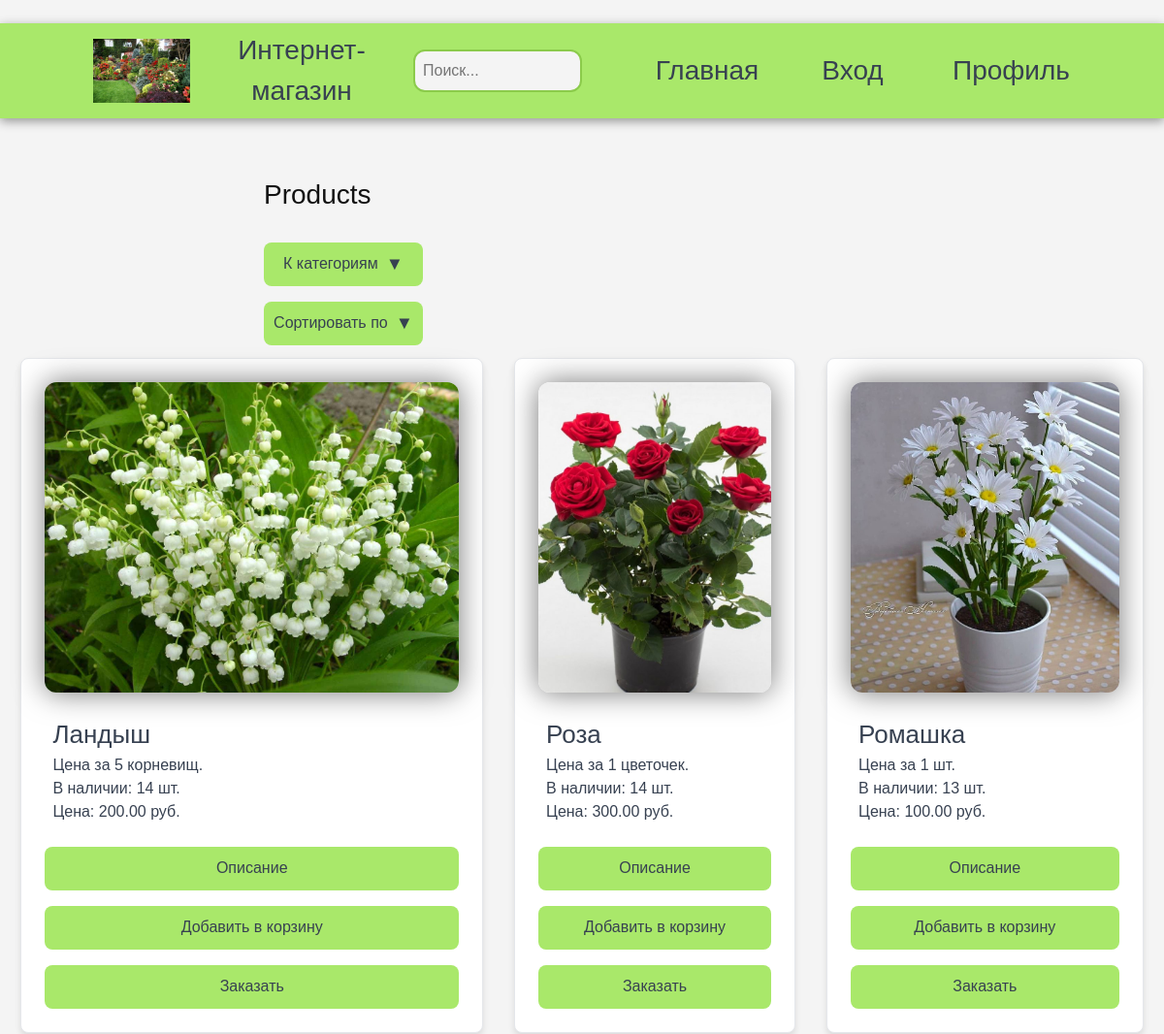
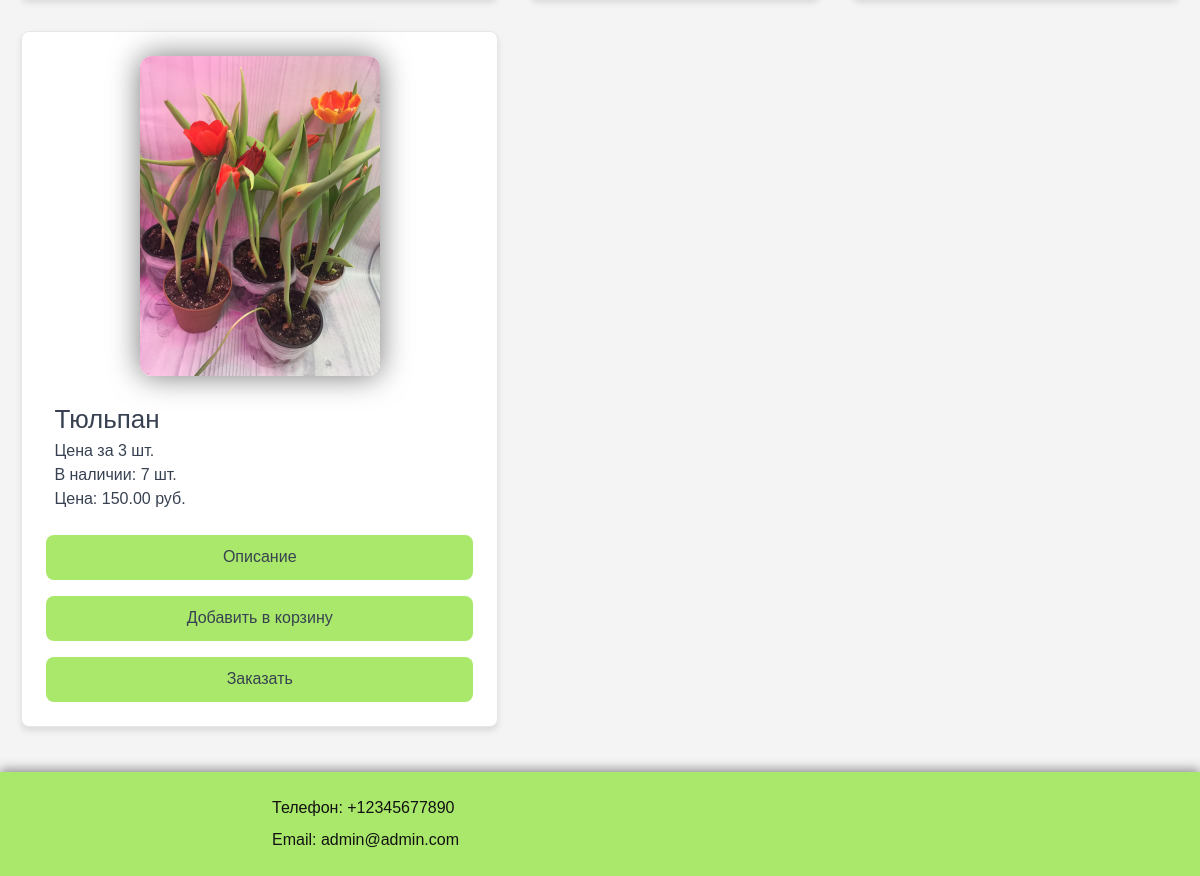
/products/, run on an earlier commit of the app's database (2 pictures, top to bottom).
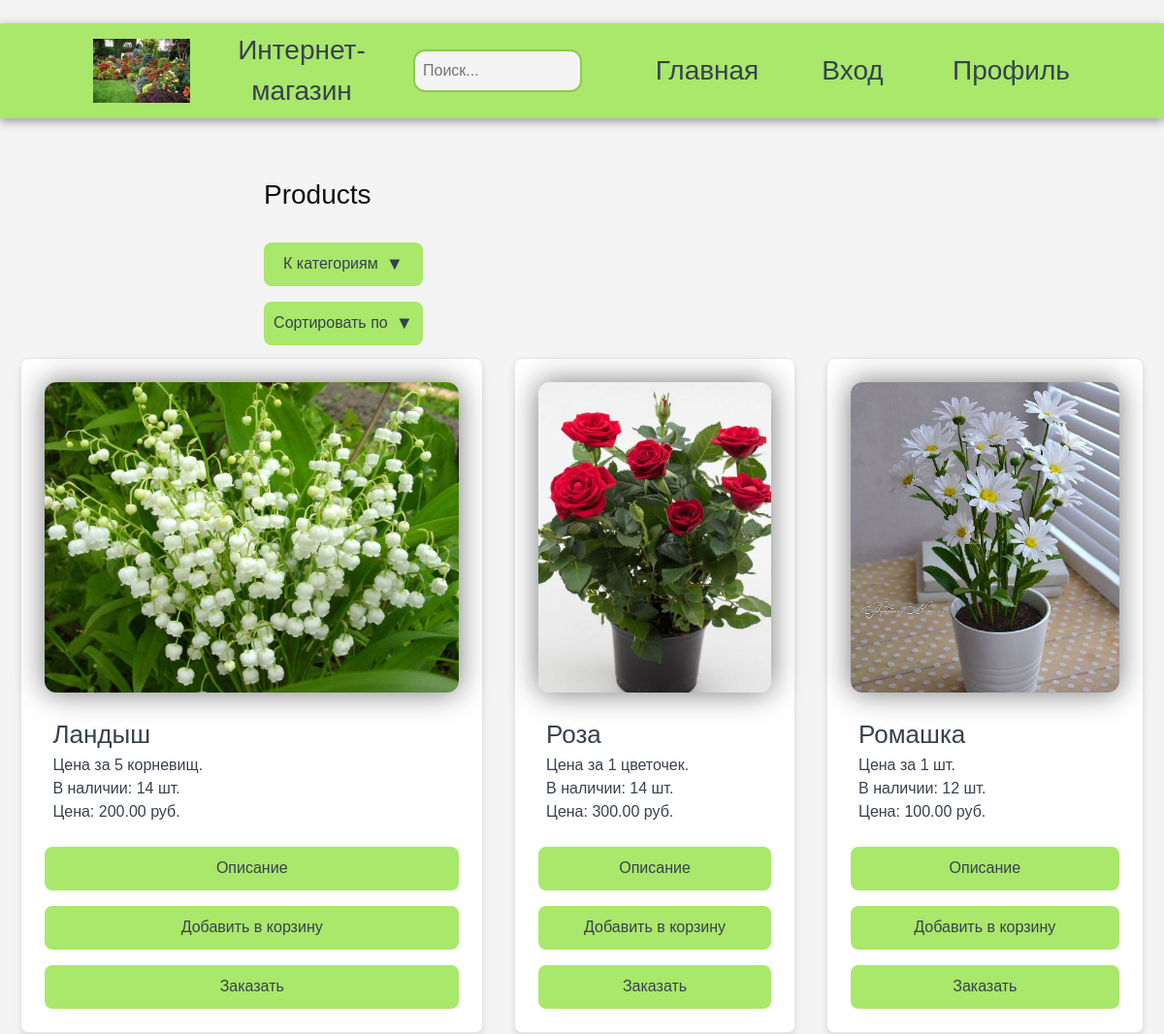
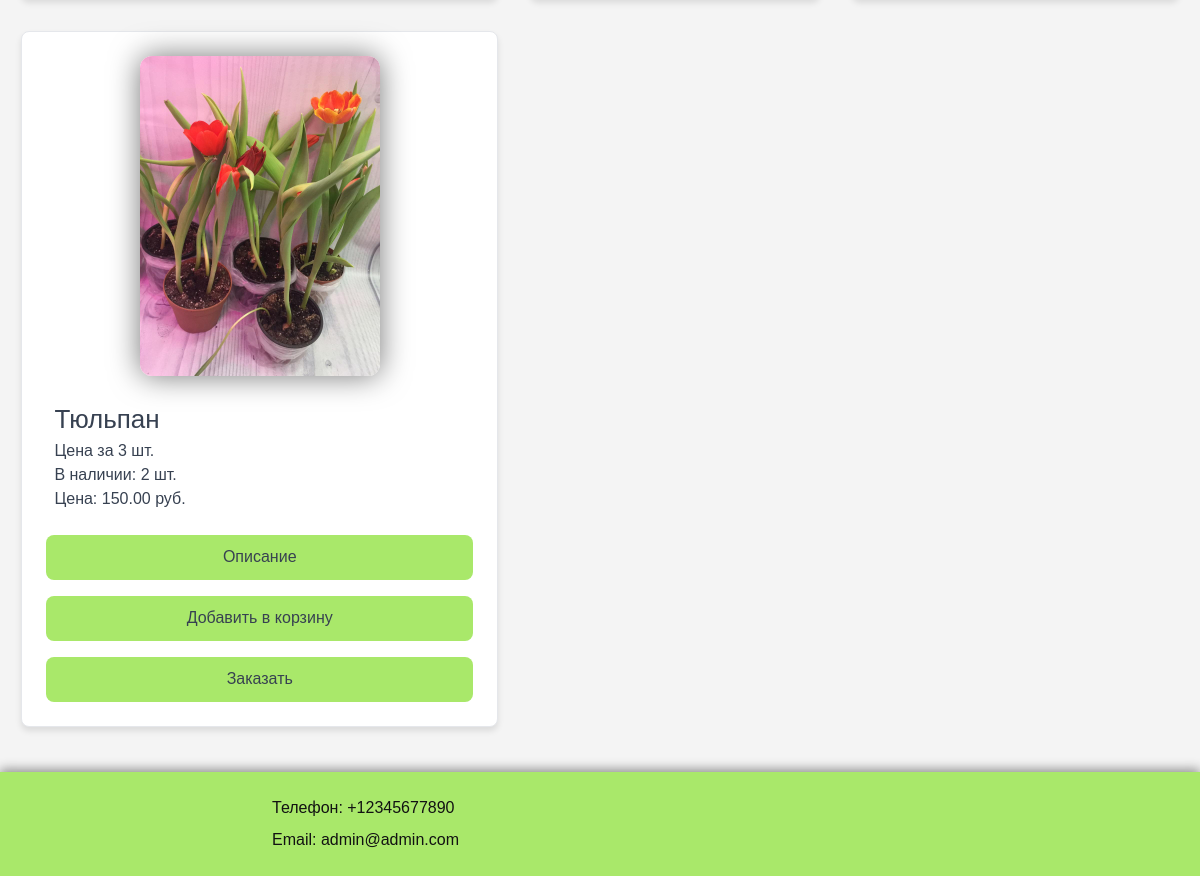
And on a later commit of the database (2 pictures, top to bottom).
### shop/models.py (models this page shows, shortened)
class Product(models.Model):
    category = models.ForeignKey(Category, related_name='products', on_delete=models.CASCADE)
    name = models.CharField(max_length=200, db_index=True)
    slug = models.SlugField(max_length=200, db_index=True)
    image = models.ImageField(upload_to='products/%Y/%m/%d', blank=True)
    short_description = models.TextField(blank=True)
    description = models.TextField(blank=True)
    price = models.DecimalField(max_digits=10, decimal_places=2)
    stock = models.PositiveIntegerField()
    available = models.BooleanField(default=True)
    created = models.DateTimeField(auto_now_add=True)
    updated = models.DateTimeField(auto_now=True)
    class Meta:
        ordering = ('name',)
        index_together = (('id', 'slug'),)
    def get_absolute_url(self):
        return reverse('shop:product_detail',
                        args=[self.id, self.slug])

### shop/views.py (the view)
# urls.py: path('products/', views.product_list, name='product_list'),
def product_list(request, category_slug=None): # товары по категориям + поиск + сортировка по параметру
    category = None
    categories = Category.objects.all()
    query = request.GET.get('query', '').strip()
    sort = request.GET.get('sort')
    products = Product.objects.filter(available=True)
    if category_slug: # Фильтрация по категории
        category = get_object_or_404(Category, slug=category_slug)
        products = products.filter(category=category)
    if query: # Фильтрация по поиску
        products = products.filter(name__icontains=query.capitalize())
    if sort == 'name':
        products = products.order_by('name')
    elif sort == 'price':
        products = products.order_by('price')
    elif sort == 'stock':
        products = products.order_by('-stock')
    return render(request, 'shop/product/list.html', {'products': products, 'category': category, 'categories': categories, 'query': query, 'sort': sort})

### shop/models.py (called while the page is built)
    def get_absolute_url(self):
        return reverse('shop:product_list_by_category',
                        args=[self.slug])

### shop/templates/shop/product/list.html (shortened to what this page needs)
﻿{% extends "shop/base.html" %}
{% load static %}
{% block content %}
<h2>{% if category %}{{ category.name }}{% elif query %}Результаты поиска по запросу: "{{ query }}"{% else %}Products{% endif %}</h2>
<article class="basket-section">
    <form method="get" class="select-custom">
        <label for="category" class="select-label">К категориям <span class="arrow">&#9660</span></label>
    </form>
    <form method="get" class="select-custom">
        <label for="sort" class="select-label">Сортировать по <span class="arrow">&#9660</span></label>
    </form>
</article>
{% if products %}
<div class="list_products">
    {% for product in products %}
    <div class="list_product">
        <a class="list_product_img" href="{{ product.get_absolute_url }}">
            <img src="{% if product.image %}{{ product.image.url }}{% else %}{% static 'img/err.jpg' %}{% endif %}">
        </a>
        <div class="list_product_description">
            <a href="{{ product.get_absolute_url }}">{{ product.name }}</a></br>
            {{ product.short_description }}</br>
            В наличии: {{ product.stock }} шт.</br>
            Цена: {{ product.price }} руб.</br>
        </div>
        <div class="basket-section">
            <form method="post" action="{% url 'shop:product_detail' product.id product.slug %}">
                <button type="submit" class="profil-btn" style="width: 100%; padding: 0 1rem;">Описание</button>
            </form>
            <form method="post" action="{% url 'shop:add_to_cart_or_order' product.id %}">
                <button type="submit" class="profil-btn" style="width: 100%; padding: 0 1rem;">Добавить в корзину</button>
            </form>
            <form method="post" action="{% url 'shop:add_to_cart_or_order' product.id %}">
                <button type="submit" class="profil-btn" style="width: 100%; padding: 0 1rem;">Заказать</button>
            </form>
        </div>
    </div>
    {% endfor %}
</div>
{% else %}
    </br>
    <p>Товары не найдены или закончились на складе.</p>
{% endif %}
{% endblock %}

### shop/templates/shop/base.html (shortened to what this page needs)
{% load static %}
<!DOCTYPE html>
<html lang="ru">
<head>
	<link rel="stylesheet" href="https://use.fontawesome.com/releases/v5.8.2/css/all.css">
	<link rel="stylesheet" href="https://cdn.jsdelivr.net/npm/bootstrap@5.2.3/dist/css/bootstrap.min.css">
	<link rel="stylesheet" href="{% static 'css/garden_store.css' %}">
</head>
<body data-theme="color">
	<div class="wrapper">
		<header>
			<article class="menu">
				<section class="menu-section">
					<img src="{% static 'img/main_logo.jpg' %}" alt="logo" width="100">
					<a style="width: 300px;" href="/">Интернет-магазин</a>
					<form method="get" action="{% url 'shop:product_list' %}">
						<div class="header-form">
							<input type="text" name="query" placeholder="Поиск..." required>
						</div>
					</form>
				</section>
				<section class="menu-section" style="justify-content: end;">
					<a href="/" title="Главная страница">Главная</a>
					<a href="/registration" title="Вход">Вход</a>
					<a class="menu-inside-show" href="/profil" title="Профиль">Профиль</a>
				</section>
			</article>
		</header>
		<main>
			{% block content %}
			{% endblock %}
		</main>
		<footer>
			<p>Телефон: +12345677890</p>
			<p>Email: admin@admin.com</p>
		</footer>
	</div>
</body>
</html>

### shop/static/css/garden_store.css (style rules this page uses)
* { margin: 0; padding: 0; }
[data-theme="color"] { --body-bg: #f4f4f4; --form-bg: #ffffff; --header-bg: #A9E86A; --header-bg-dark: #8bcb4b; --dark: #121212; --gray: #374151; --link: #61afef; --link-hover: #2c83ca; --link-active: #375772; --hr: #a2a2a2; --shadow: #939393; --code-color: #888; --img-op: 1; }
body, html { margin: 0; padding: 0; width: 100%; height: 100%; }
body { color: var(--dark); background-color: var(--body-bg); font-family: 'Rubik', sans-serif; font-weight: 400; }
a { font-size: 26px; color: var(--link); text-decoration: none; }
h2 { font-size: 28px; margin-bottom: 2rem; }
p { font-size: 18px; margin: 0; }
label { width: 25%; color: #555; text-align: right; margin-right: 10px; }
form { display: flex; flex-direction: column; gap: 1rem; }
input { width: 70%; padding: 8px; border: 1px solid #ccc; border-radius: 5px; outline: none; transition: border-color 0.2s; }
.wrapper { display: flex; flex-direction: column; height: 100%; }
header { flex: 1 0 auto; width: 100%; padding: 0 6rem; position: fixed; z-index: 1000; text-align: center; background-color: var(--header-bg); box-shadow: 0 3px 10px var(--shadow); }
.header-form { display: flex; align-items: center; justify-content: space-between; }
.header-form input { width: 100%; padding: 8px; border: 2px solid var(--header-bg-dark); border-radius: 12px; outline: none; transition: border-color 0.2s; background-color: var(--body-bg); }
.menu { width: 100%; position: relative; display: grid; grid-template-columns: repeat(2, 1fr); }
.menu-section { display: flex; align-items: center; }
.menu-section a { width: 150px; font-size: 28px; transition: transform 0.4s; color: var(--gray); }
.menu-inside-show { position: relative; padding: 1.75rem; }
footer { flex: 0 0 auto; float: left; align-items: center; padding: 1rem 17rem; background-color: var(--header-bg); box-shadow: 0 -3px 10px var(--shadow); }
footer p { font-size: 16px; margin: 0.5rem 0; }
main { flex: 1 0 auto; float: left; padding: 2rem 17rem; margin-top: 8rem; }
.list_products { position: relative; display: grid; justify-content: center; width: 100%; padding: 2% 0; grid-template-columns: repeat(3, 1fr); grid-gap: 2rem; }
.list_product { display: flex; flex-direction: column; text-align: center; justify-content: center; background-color: var(--form-bg); box-shadow: 0 4px 6px rgba(0, 0, 0, 0.1); border-radius: 0.5rem; border: 1px solid #e5e7eb; padding: 1.5rem; }
.list_product_img { width: 100%; height: 40vh; }
.list_product_img img { height: 100%; border-radius: 0.75rem; box-shadow: 0 0 30px #767676; object-fit: contain; }
.list_product_description { text-align: left; font-size: 16px; padding: 1.5rem 0.5rem; color: var(--gray); }
.list_product_description a { color: var(--gray); transition: transform 0.3s; }
.select-custom { position: relative; display: inline-block; width: 25%; }
.select-label, .sort-select { display: flex; justify-content: center; align-items: center; width: 100%; height: 45px; border-radius: 0.5rem; font-size: 1rem; color: var(--gray); background-color: var(--header-bg); transition: transform 0.2s ease, background-color 0.2s ease; cursor: pointer; }
.arrow { margin-left: 8px; font-size: 1.15rem; transition: transform 0.2s ease; }
.basket-section { width: 100%; display: grid; gap: 1rem; }
.profil-btn { width: 85%; height: 45px; border-radius: 0.5rem; font-size: 1rem; color: var(--gray); background-color: var(--header-bg); border: none; cursor: pointer; transition: transform 0.2s ease, background-color 0.2s ease; }

What changed in the data, as far as the page shows it:
changed Product "Ромашка": stock "13" → "12"
changed Product "Тюльпан": stock "7" → "2"
